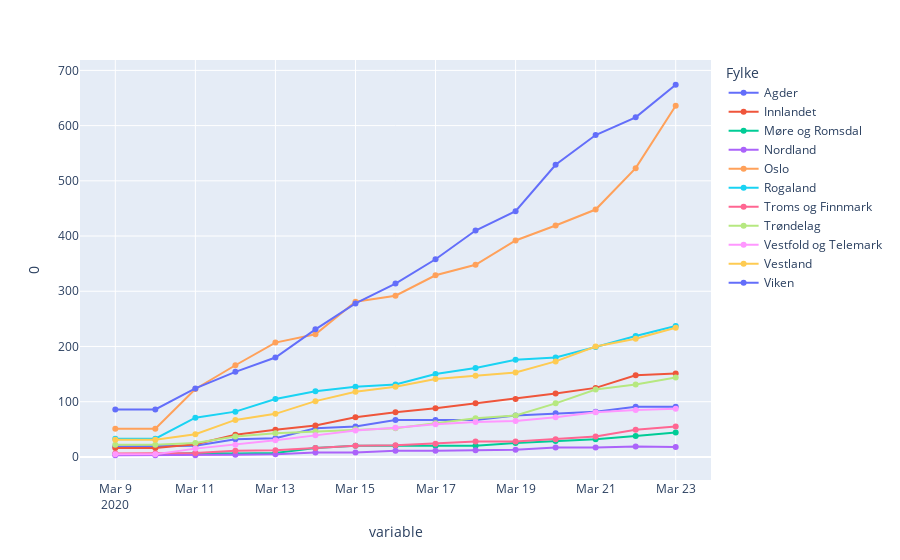

This figure's notebook cell:
### Code cell
import plotly.express as px
fig = px.scatter(unstacked, x="variable", y=0, color="Fylke")
fig.update_traces(mode="markers+lines")

### Figure 1 — Plotly figure (JSON) as saved in the notebook; plotly's stock layout.template omitted (floating-point values rounded to 4 significant figures)
{"data": [{"hoverlabel": {"namelength": 0}, "hovertemplate": "Fylke=Agder<br>variable=%{x}<br>0=%{y}", "legendgroup": "Agder", "marker": {"color": "#636efa", "symbol": "circle"}, "mode": "markers+lines", "name": "Agder", "showlegend": true, "type": "scatter", "x": ["2020-03-09T00:00:00", "2020-03-10T00:00:00", "2020-03-11T00:00:00", "2020-03-12T00:00:00", "2020-03-13T00:00:00", "2020-03-14T00:00:00", "2020-03-15T00:00:00", "2020-03-16T00:00:00", "2020-03-17T00:00:00", "2020-03-18T00:00:00", "2020-03-19T00:00:00", "2020-03-20T00:00:00", "2020-03-21T00:00:00", "2020-03-22T00:00:00", "2020-03-23T00:00:00"], "xaxis": "x", "y": [19, 19, 20, 32, 34, 52, 55, 67, 67, 67, 75, 79, 82, 91, 91], "yaxis": "y"}, {"hoverlabel": {"namelength": 0}, "hovertemplate": "Fylke=Innlandet<br>variable=%{x}<br>0=%{y}", "legendgroup": "Innlandet", "marker": {"color": "#EF553B", "symbol": "circle"}, "mode": "markers+lines", "name": "Innlandet", "showlegend": true, "type": "scatter", "x": ["2020-03-09T00:00:00", "2020-03-10T00:00:00", "2020-03-11T00:00:00", "2020-03-12T00:00:00", "2020-03-13T00:00:00", "2020-03-14T00:00:00", "2020-03-15T00:00:00", "2020-03-16T00:00:00", "2020-03-17T00:00:00", "2020-03-18T00:00:00", "2020-03-19T00:00:00", "2020-03-20T00:00:00", "2020-03-21T00:00:00", "2020-03-22T00:00:00", "2020-03-23T00:00:00"], "xaxis": "x", "y": [16, 16, 23, 40, 49, 57, 72, 81, 88, 97, 105, 115, 125, 148, 151], "yaxis": "y"}, {"hoverlabel": {"namelength": 0}, "hovertemplate": "Fylke=Møre og Romsdal<br>variable=%{x}<br>0=%{y}", "legendgroup": "Møre og Romsdal", "marker": {"color": "#00cc96", "symbol": "circle"}, "mode": "markers+lines", "name": "Møre og Romsdal", "showlegend": true, "type": "scatter", "x": ["2020-03-09T00:00:00", "2020-03-10T00:00:00", "2020-03-11T00:00:00", "2020-03-12T00:00:00", "2020-03-13T00:00:00", "2020-03-14T00:00:00", "2020-03-15T00:00:00", "2020-03-16T00:00:00", "2020-03-17T00:00:00", "2020-03-18T00:00:00", "2020-03-19T00:00:00", "2020-03-20T00:00:00", "2020-03-21T00:00:00", "2020-03-22T00:00:00", "2020-03-23T00:00:00"], "xaxis": "x", "y": [5, 5, 7, 6, 7, 16, 20, 20, 20, 20, 25, 29, 32, 38, 44], "yaxis": "y"}, {"hoverlabel": {"namelength": 0}, "hovertemplate": "Fylke=Nordland<br>variable=%{x}<br>0=%{y}", "legendgroup": "Nordland", "marker": {"color": "#ab63fa", "symbol": "circle"}, "mode": "markers+lines", "name": "Nordland", "showlegend": true, "type": "scatter", "x": ["2020-03-09T00:00:00", "2020-03-10T00:00:00", "2020-03-11T00:00:00", "2020-03-12T00:00:00", "2020-03-13T00:00:00", "2020-03-14T00:00:00", "2020-03-15T00:00:00", "2020-03-16T00:00:00", "2020-03-17T00:00:00", "2020-03-18T00:00:00", "2020-03-19T00:00:00", "2020-03-20T00:00:00", "2020-03-21T00:00:00", "2020-03-22T00:00:00", "2020-03-23T00:00:00"], "xaxis": "x", "y": [3, 3, 3, 4, 5, 8, 8, 11, 11, 12, 13, 17, 17, 19, 18], "yaxis": "y"}, {"hoverlabel": {"namelength": 0}, "hovertemplate": "Fylke=Oslo<br>variable=%{x}<br>0=%{y}", "legendgroup": "Oslo", "marker": {"color": "#FFA15A", "symbol": "circle"}, "mode": "markers+lines", "name": "Oslo", "showlegend": true, "type": "scatter", "x": ["2020-03-09T00:00:00", "2020-03-10T00:00:00", "2020-03-11T00:00:00", "2020-03-12T00:00:00", "2020-03-13T00:00:00", "2020-03-14T00:00:00", "2020-03-15T00:00:00", "2020-03-16T00:00:00", "2020-03-17T00:00:00", "2020-03-18T00:00:00", "2020-03-19T00:00:00", "2020-03-20T00:00:00", "2020-03-21T00:00:00", "2020-03-22T00:00:00", "2020-03-23T00:00:00"], "xaxis": "x", "y": [51, 51, 123, 166, 207, 222, 281, 292, 329, 348, 392, 419, 448, 523, 636], "yaxis": "y"}, {"hoverlabel": {"namelength": 0}, "hovertemplate": "Fylke=Rogaland<br>variable=%{x}<br>0=%{y}", "legendgroup": "Rogaland", "marker": {"color": "#19d3f3", "symbol": "circle"}, "mode": "markers+lines", "name": "Rogaland", "showlegend": true, "type": "scatter", "x": ["2020-03-09T00:00:00", "2020-03-10T00:00:00", "2020-03-11T00:00:00", "2020-03-12T00:00:00", "2020-03-13T00:00:00", "2020-03-14T00:00:00", "2020-03-15T00:00:00", "2020-03-16T00:00:00", "2020-03-17T00:00:00", "2020-03-18T00:00:00", "2020-03-19T00:00:00", "2020-03-20T00:00:00", "2020-03-21T00:00:00", "2020-03-22T00:00:00", "2020-03-23T00:00:00"], "xaxis": "x", "y": [33, 33, 71, 82, 105, 119, 127, 131, 150, 161, 176, 180, 199, 219, 237], "yaxis": "y"}, {"hoverlabel": {"namelength": 0}, "hovertemplate": "Fylke=Troms og Finnmark<br>variable=%{x}<br>0=%{y}", "legendgroup": "Troms og Finnmark", "marker": {"color": "#FF6692", "symbol": "circle"}, "mode": "markers+lines", "name": "Troms og Finnmark", "showlegend": true, "type": "scatter", "x": ["2020-03-09T00:00:00", "2020-03-10T00:00:00", "2020-03-11T00:00:00", "2020-03-12T00:00:00", "2020-03-13T00:00:00", "2020-03-14T00:00:00", "2020-03-15T00:00:00", "2020-03-16T00:00:00", "2020-03-17T00:00:00", "2020-03-18T00:00:00", "2020-03-19T00:00:00", "2020-03-20T00:00:00", "2020-03-21T00:00:00", "2020-03-22T00:00:00", "2020-03-23T00:00:00"], "xaxis": "x", "y": [6, 6, 7, 11, 12, 16, 20, 21, 24, 28, 28, 32, 37, 49, 55], "yaxis": "y"}, {"hoverlabel": {"namelength": 0}, "hovertemplate": "Fylke=Trøndelag<br>variable=%{x}<br>0=%{y}", "legendgroup": "Trøndelag", "marker": {"color": "#B6E880", "symbol": "circle"}, "mode": "markers+lines", "name": "Trøndelag", "showlegend": true, "type": "scatter", "x": ["2020-03-09T00:00:00", "2020-03-10T00:00:00", "2020-03-11T00:00:00", "2020-03-12T00:00:00", "2020-03-13T00:00:00", "2020-03-14T00:00:00", "2020-03-15T00:00:00", "2020-03-16T00:00:00", "2020-03-17T00:00:00", "2020-03-18T00:00:00", "2020-03-19T00:00:00", "2020-03-20T00:00:00", "2020-03-21T00:00:00", "2020-03-22T00:00:00", "2020-03-23T00:00:00"], "xaxis": "x", "y": [22, 22, 25, 37, 43, 46, 50, 52, 61, 70, 75, 97, 122, 131, 144], "yaxis": "y"}, {"hoverlabel": {"namelength": 0}, "hovertemplate": "Fylke=Vestfold og Telemark<br>variable=%{x}<br>0=%{y}", "legendgroup": "Vestfold og Telemark", "marker": {"color": "#FF97FF", "symbol": "circle"}, "mode": "markers+lines", "name": "Vestfold og Telemark", "showlegend": true, "type": "scatter", "x": ["2020-03-09T00:00:00", "2020-03-10T00:00:00", "2020-03-11T00:00:00", "2020-03-12T00:00:00", "2020-03-13T00:00:00", "2020-03-14T00:00:00", "2020-03-15T00:00:00", "2020-03-16T00:00:00", "2020-03-17T00:00:00", "2020-03-18T00:00:00", "2020-03-19T00:00:00", "2020-03-20T00:00:00", "2020-03-21T00:00:00", "2020-03-22T00:00:00", "2020-03-23T00:00:00"], "xaxis": "x", "y": [5, 5, 15, 22, 30, 39, 48, 53, 59, 63, 65, 72, 81, 85, 87], "yaxis": "y"}, {"hoverlabel": {"namelength": 0}, "hovertemplate": "Fylke=Vestland<br>variable=%{x}<br>0=%{y}", "legendgroup": "Vestland", "marker": {"color": "#FECB52", "symbol": "circle"}, "mode": "markers+lines", "name": "Vestland", "showlegend": true, "type": "scatter", "x": ["2020-03-09T00:00:00", "2020-03-10T00:00:00", "2020-03-11T00:00:00", "2020-03-12T00:00:00", "2020-03-13T00:00:00", "2020-03-14T00:00:00", "2020-03-15T00:00:00", "2020-03-16T00:00:00", "2020-03-17T00:00:00", "2020-03-18T00:00:00", "2020-03-19T00:00:00", "2020-03-20T00:00:00", "2020-03-21T00:00:00", "2020-03-22T00:00:00", "2020-03-23T00:00:00"], "xaxis": "x", "y": [31, 31, 41, 67, 78, 101, 118, 127, 141, 147, 153, 173, 200, 214, 234], "yaxis": "y"}, {"hoverlabel": {"namelength": 0}, "hovertemplate": "Fylke=Viken<br>variable=%{x}<br>0=%{y}", "legendgroup": "Viken", "marker": {"color": "#636efa", "symbol": "circle"}, "mode": "markers+lines", "name": "Viken", "showlegend": true, "type": "scatter", "x": ["2020-03-09T00:00:00", "2020-03-10T00:00:00", "2020-03-11T00:00:00", "2020-03-12T00:00:00", "2020-03-13T00:00:00", "2020-03-14T00:00:00", "2020-03-15T00:00:00", "2020-03-16T00:00:00", "2020-03-17T00:00:00", "2020-03-18T00:00:00", "2020-03-19T00:00:00", "2020-03-20T00:00:00", "2020-03-21T00:00:00", "2020-03-22T00:00:00", "2020-03-23T00:00:00"], "xaxis": "x", "y": [86, 86, 124, 154, 180, 231, 278, 314, 358, 410, 445, 529, 583, 615, 674], "yaxis": "y"}], "layout": {"legend": {"title": {"text": "Fylke"}, "tracegroupgap": 0}, "margin": {"t": 60}, "xaxis": {"anchor": "y", "domain": [0, 1], "title": {"text": "variable"}}, "yaxis": {"anchor": "x", "domain": [0, 1], "title": {"text": "0"}}}}
